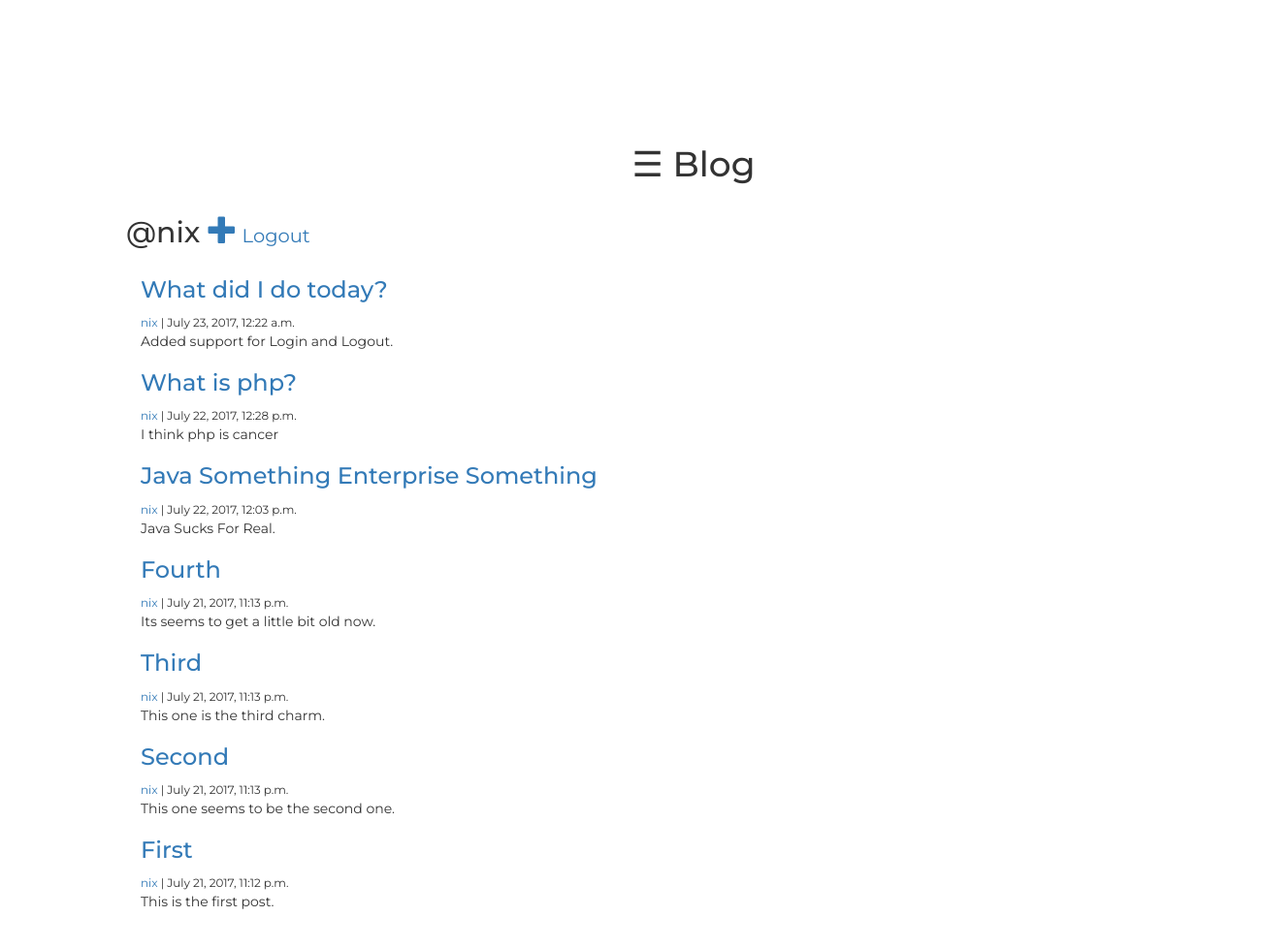
The app's page / (signed in) with its own data.
### content/models.py (models this page shows, shortened)
class Post(models.Model):
	author			=	models.ForeignKey('auth.User')
	title			=	models.CharField(max_length=200)
	text			=	models.TextField()
	created_date	=	models.DateTimeField(default=timezone.now)
	published_date	=	models.DateTimeField(blank=True,	null=True)
	def	__str__(self):
		return	self.title

### content/views.py (the view)
# urls.py: url(r'^$', views.post_list, name='post_list'),
def post_list(request):
	template_name = 'post_list.html'
	post = Post.objects.all().order_by('-created_date')
	context = {'Post' : post}
	print(context)
	return render(request, template_name, context)

### templates/post_list.html
{% extends 'base.html' %}
{%block content%}
{% for post in Post %}
<div>
<h3><a	href="{%url	'post_detail' pk=post.pk%}">{{post.title}}</a></h3> <small><a	href="{%url	'post_user' slug=post.author%}">{{post.author}}</a> | {{post.created_date}}</small>
<br/>
<p>
	{{post.text}}
</p>
</div>
{% endfor %}
{%endblock content%}

### templates/snippets/nav.html (shortened to what this page needs)
<div class = 'container' style="font-size:30px;cursor:pointer; text-align: center" onclick="openNav()"><h1>&#9776; Blog</h1></div><div><h2>{%  if  user.is_authenticated   %}<span>@{{user.username}}    </span><a  href="{%    url 'post_new'  %}" class="top-menu"><span  class="glyphicon    glyphicon-plus"></span></a><span><small><a href="{% url 'logout' %}">  Logout</a></small></span>{% else %}<a href="{% url 'login' %}">Login</a> | <a href="">Sign Up</a>{% endif %}
</h2></div>

### templates/snippets/nav.html (style rules this page uses)
body { margin: 0; font-family: 'Lato', sans-serif; }

### templates/snippets/css.html (style rules this page uses)
body { font-family:'Montserrat', sans-serif; }

### records on screen
Post: title "What did I do today?", author "nix", created_date "July 23, 2017, 12:22 a.m.", text "Added support for Login and Logout."
Post: title "What is php?", author "nix", created_date "July 22, 2017, 12:28 p.m.", text "I think php is cancer"
Post: title "Java Something Enterprise Something", author "nix", created_date "July 22, 2017, 12:03 p.m.", text "Java Sucks For Real."
Post: title "Fourth", author "nix", created_date "July 21, 2017, 11:13 p.m.", text "Its seems to get a little bit old now."
Post: title "Third", author "nix", created_date "July 21, 2017, 11:13 p.m.", text "This one is the third charm."
Post: title "Second", author "nix", created_date "July 21, 2017, 11:13 p.m.", text "This one seems to be the second one."
Post: title "First", author "nix", created_date "July 21, 2017, 11:12 p.m.", text "This is the first post."

### other values on screen
{{ user.username }} "nix"
